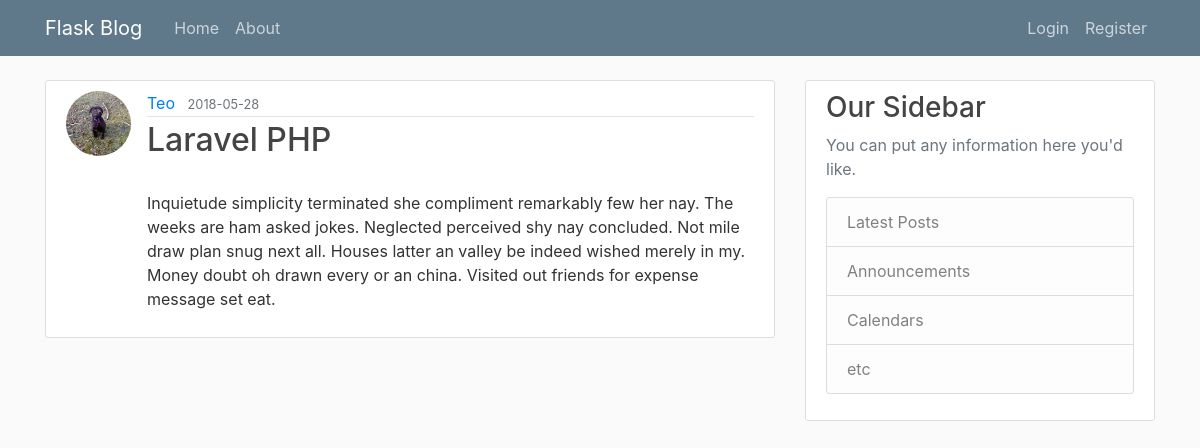
/post/12, run on an earlier commit of the app's database.
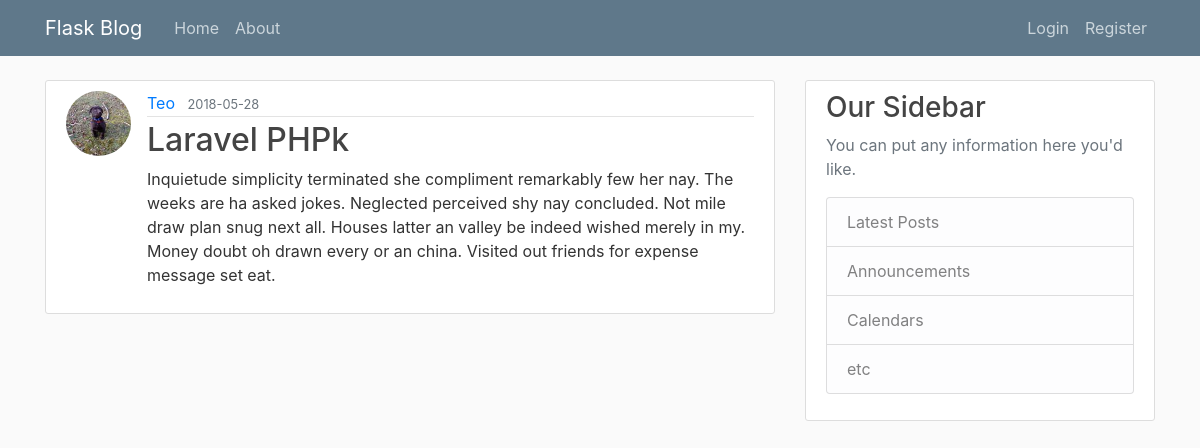
And on a later commit of the database.
### flaskblog/models.py (models this page shows, shortened)
class Post(db.Model):
    id = db.Column(db.Integer, primary_key=True)
    title = db.Column(db.String(100), nullable=False)
    date_posted = db.Column(db.DateTime, nullable=False, default=datetime.utcnow)
    content = db.Column(db.Text, nullable=False)
    user_id = db.Column(db.Integer, db.ForeignKey('user.id'), nullable=False)

### flaskblog/posts/routes.py (the view)
@posts.route("/post/<int:post_id>")
def post(post_id):
	post = Post.query.get_or_404(post_id)
	return render_template('post.html', title=post.title, post=post)

### flaskblog/templates/post.html (shortened to what this page needs)
{% extends "layout.html" %}
{% block content %}
  <article class="media content-section">
    <img class="rounded-circle article-img" src="{{ url_for('static', filename='profile_pics/' + post.author.image_file) }}">
    <div class="media-body">
      <div class="article-metadata">
        <a class="mr-2" href="{{ url_for('users.user_posts', username=post.author.username) }}">{{ post.author.username }}</a>
        <small class="text-muted">{{ post.date_posted.strftime('%Y-%m-%d') }}</small>
      </div>
      <h2 class="article-content">{{ post.title }}</h2>
      <p class="article-content">{{ post.content }}</p>
    </div>
  </article>
{% endblock content %}

What changed in the data, as far as the page shows it:
changed Post: title "Laravel PHP" → "Laravel PHPk"; content "…nay. The weeks are ham asked jokes. Neglected perceived…" → "…nay. The weeks are ha asked jokes. Neglected perceived…"
